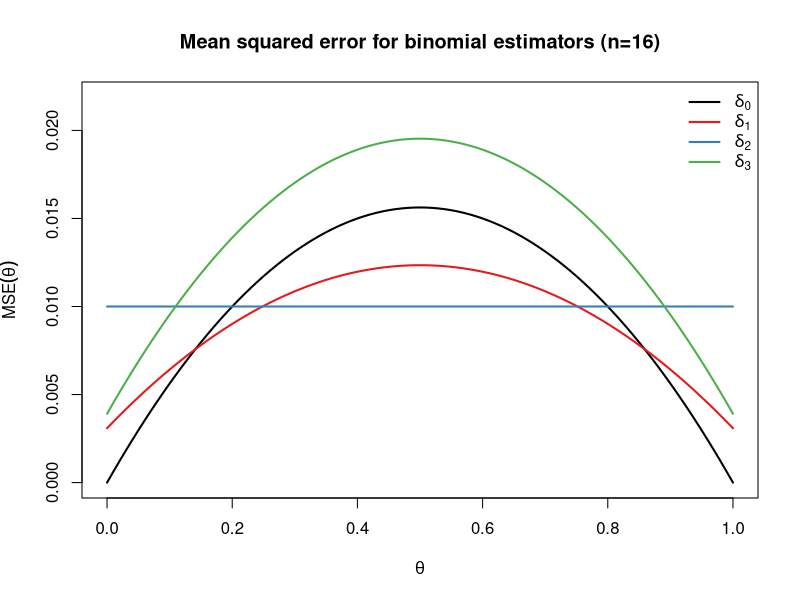

Source code (R):
## ---- chunk 1
library(RColorBrewer)

n = 16

## risk function of estimator (X + synth.heads) / (n + synth.flips)
binom.mse <- function(theta, n, synth.heads, synth.flips) {
  binom.var <- theta * (1 - theta) * n / (n + synth.flips)^2
  binom.bias <- (n * theta + synth.heads) / (n + synth.flips) - theta
  return(binom.var + binom.bias^2)
}


palette <- c("black",brewer.pal(4, "Set1"))
curve(binom.mse(x, n, 0, 0), from=0, to=1, ylim=c(0,0.35/n), lwd=2, col=palette[1],
      main = "Mean squared error for binomial estimators (n=16)", 
      ylab=expression(MSE(theta)), 
      xlab=expression(theta))
curve(binom.mse(x, n, 1, 2), add=TRUE, col=palette[2], lwd=2) 
curve(binom.mse(x, n, 2, 4), add=TRUE, col=palette[3], lwd=2) 
curve(binom.mse(x, n, 1, 0), add=TRUE, col=palette[4], lwd=2) 
legend("topright", col=palette, lwd=2,bty="n",
       legend=c(expression(delta[0]), expression(delta[1]), expression(delta[2]), expression(delta[3])))
